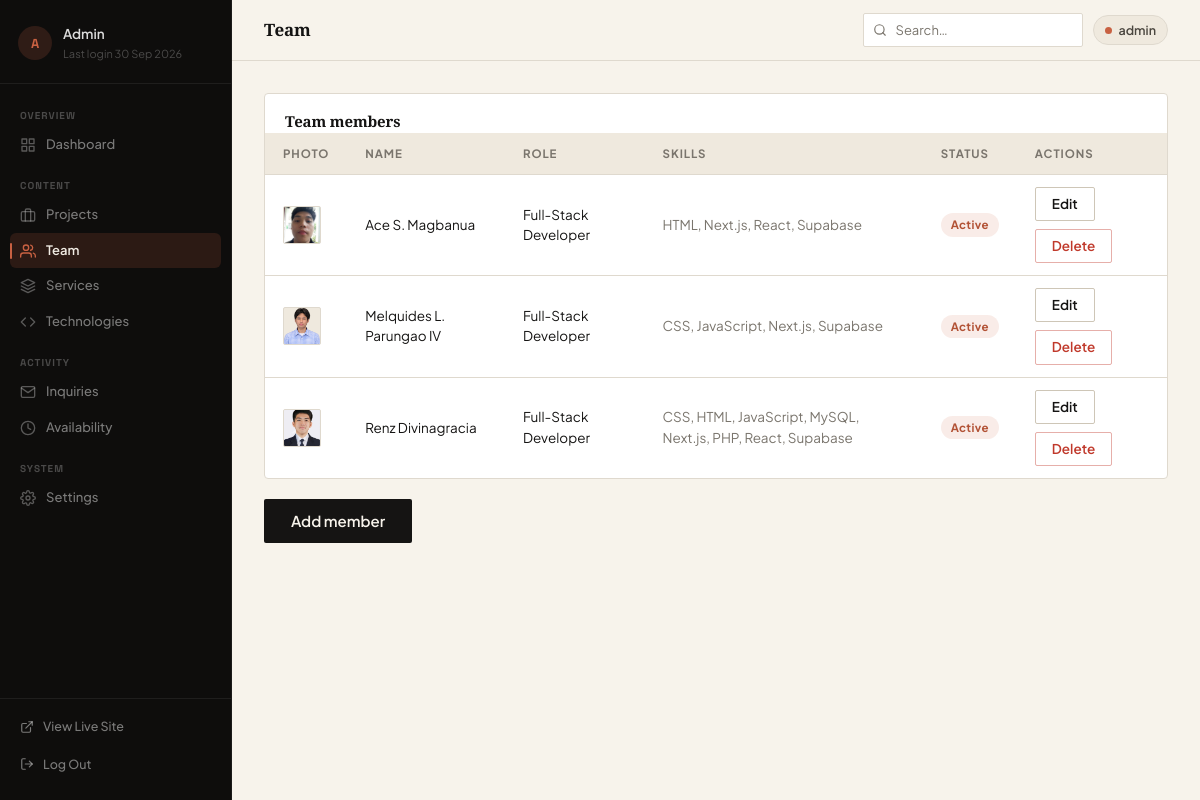
Page /admin?sub=team (signed in) on the committed database.
### tables this page shows
CREATE TABLE `team_members` (
  `member_id` int(10) UNSIGNED NOT NULL,
  `member_name` varchar(120) NOT NULL,
  `member_slug` varchar(140) NOT NULL,
  `member_role` varchar(120) NOT NULL DEFAULT '',
  `member_photo` varchar(255) NOT NULL DEFAULT '',
  `member_short_bio` varchar(500) NOT NULL DEFAULT '',
  `member_full_bio` text DEFAULT NULL,
  `member_github` varchar(255) NOT NULL DEFAULT '',
  `member_linkedin` varchar(255) NOT NULL DEFAULT '',
  `member_facebook` varchar(255) NOT NULL DEFAULT '',
  `member_instagram` varchar(255) NOT NULL DEFAULT '',
  `member_email` varchar(190) NOT NULL DEFAULT '',
  `member_skills` varchar(500) NOT NULL DEFAULT '',
  `member_status` tinyint(1) NOT NULL DEFAULT 1,
  `display_order` int(11) NOT NULL DEFAULT 0
);

### app/controllers/AdminController.php (called while the page is built, shortened)
<?php
require_once __DIR__ . "/../../config/Database.php";
require_once __DIR__ . "/../helpers.php";
require_once __DIR__ . "/../models/TeamMembers.php";
class AdminController {
    private $team;
    public function __construct() {
        $this->db = (new Database())->connect();
        $this->team = new TeamMembers($this->db);
    }
    public function manageTeam() {
        $members = $this->team->getAll();
        include __DIR__ . "/../views/admin/header.php";
        include __DIR__ . "/../views/admin/team.php";
        include __DIR__ . "/../views/admin/footer.php";
    }
}

### config/Database.php (called while the page is built, shortened)
<?php
require_once __DIR__ . '/../app/helpers.php';
class Database {
    private $host;
    private $user;
    private $pass;
    private $dbname;
    public $conn;
    public function __construct() {
        $env = self::loadEnv();
        $this->host = getenv('DB_HOST') ?: ($env['DB_HOST'] ?? 'localhost');
        $this->user = getenv('DB_USER') ?: ($env['DB_USER'] ?? 'root');
        $this->pass = getenv('DB_PASS') !== false ? getenv('DB_PASS') : ($env['DB_PASS'] ?? '');
        $this->dbname = getenv('DB_NAME') ?: ($env['DB_NAME'] ?? 'db_devs');
    }
    private static function loadEnv() {
        static $env = null;
        if ($env !== null) {
            return $env;
        }
        $env = [];
        $path = __DIR__ . '/.env';
        return $env;
    }
    public function connect() {
        try {
            $this->conn = new mysqli($this->host, $this->user, $this->pass, $this->dbname);
            $this->conn->set_charset('utf8mb4');
        } catch (mysqli_sql_exception $e) {
            http_response_code(500);
            die('Database connection failed. Check config/.env and that MySQL is running.');
        }
        return $this->conn;
    }
}

### app/models/TeamMembers.php (called while the page is built, shortened)
<?php
class TeamMembers {
    private $conn;
    private $table = "team_members";
    public function __construct($db) {
        $this->conn = $db;
    }
    public function getAll($status = null) {
        $query = "SELECT * FROM {$this->table}";
        if ($status !== null) {
            $query .= " WHERE member_status = ? ORDER BY display_order ASC";
            $stmt = $this->conn->prepare($query);
            $stmt->bind_param("i", $status);
        } else {
            $query .= " ORDER BY display_order ASC";
            $stmt = $this->conn->prepare($query);
        }
        $stmt->execute();
        return $stmt->get_result()->fetch_all(MYSQLI_ASSOC);
    }
}

### app/helpers.php (called while the page is built, shortened)
<?php
function e($value) {
    return htmlspecialchars((string)$value, ENT_QUOTES, 'UTF-8');
}

### app/views/admin/team.php (the view, shortened to what this page needs)
<div class="table-container">
    <div class="table-title">Team members</div>
    <table>
        <thead>
            <tr><th>Photo</th><th>Name</th><th>Role</th><th>Skills</th><th>Status</th><th>Actions</th></tr>
        </thead>
        <tbody>
            <?php if (empty($members)): ?>
                <tr><td colspan="6" class="cell-muted">No team members yet.</td></tr>
            <?php else: foreach ($members as $member): ?>
            <tr>
                <td>
                    <?php if ($member['member_photo']): ?>
                        <img class="avatar-thumb" src="<?php echo BASE_URL . e($member['member_photo']); ?>" alt="">
                    <?php else: ?>
                        <span class="avatar-thumb"><?php echo e(strtoupper(substr($member['member_name'], 0, 2))); ?></span>
                    <?php endif; ?>
                </td>
                <td><?php echo e($member['member_name']); ?></td>
                <td><?php echo e($member['member_role']); ?></td>
                <td class="cell-muted"><?php echo e($member['member_skills']); ?></td>
                <td><span class="status-badge <?php echo $member['member_status'] ? 'status-active' : 'status-inactive'; ?>"><?php echo $member['member_status'] ? 'Active' : 'Inactive'; ?></span></td>
                <td>
                    <div class="table-actions">
                        <a href="<?php echo BASE_URL; ?>/admin?sub=team&action=adminEditTeam&id=<?php echo (int)$member['member_id']; ?>" class="btn btn-sm btn-secondary">Edit</a>
                        <form method="POST" action="<?php echo BASE_URL; ?>/admin?action=adminDeleteTeam" onsubmit="return confirm('Delete this team member?');">
                            <button type="submit" class="btn btn-sm btn-danger">Delete</button>
                        </form>
                    </div>
                </td>
            </tr>
            <?php endforeach; endif; ?>
        </tbody>
    </table>
</div>
<div class="form-actions">
    <a href="<?php echo BASE_URL; ?>/admin?sub=team&action=adminAddTeam" class="btn btn-primary">Add member</a>
</div>

### public/css/style.css (style rules this page uses)
*, *::before, *::after { margin: 0; padding: 0; box-sizing: border-box; }
:root { --font-hero: 'Bebas Neue', 'Impact', sans-serif; --font-display: 'Playfair Display', Georgia, serif; --font-body: 'Plus Jakarta Sans', system-ui, -apple-system, sans-serif; --font-mono: 'Space Grotesk', ui-monospace, monospace; --font-signature: 'Caveat', cursive, serif; --bg-primary: #F7F3EB; --bg-secondary: #EFE9DE; --bg-card: #FFFFFF; --bg-input: #FFFFFF; --bg-sun: #C86142; --text-primary: #151413; --text-secondary: #4A463F; --text-muted: #7A756D; --text-light: #A39D92; --terracotta: #C86142; --terracotta-hover: #B25235; --terracotta-soft: rgba(200, 97, 66, 0.12); --terracotta-glow: rgba(200, 97, 66, 0.25); --accent: var(--terracotta); --accent-hover: var(--terracotta-hover); --accent-soft: var(--terracotta-soft); --border: #DFD9CE; --border-strong: #CEC6B7; --border-subtle: #EBE5DB; --shadow-sm: 0 1px 3px rgba(21, 20, 19, 0.05); --shadow-md: 0 12px 30px rgba(21, 20, 19, 0.07); --shadow-lg: 0 24px 60px rgba(21, 20, 19, 0.12); --nav-bg: rgba(247, 243, 235, 0.92); --btn-primary-bg: #151413; --btn-primary-text: #F7F3EB; --btn-primary-hover: #2D2A27; --code-bg: #161514; --status-limited: #b07d1c; --radius-sm: 2px; --radius-md: 4px; --radius-lg: 8px; --radius-pill: 9999px; --ease: cubic-bezier(0.16, 1, 0.3, 1); --container: 1240px; --container-wide: 1380px; }
html { scroll-behavior: smooth; -webkit-text-size-adjust: 100%; }
body { font-family: var(--font-body); background: var(--bg-primary); color: var(--text-primary); line-height: 1.65; font-size: 16px; -webkit-font-smoothing: antialiased; transition: background-color 0.35s var(--ease), color 0.35s var(--ease); }
img { max-width: 100%; display: block; }
a { color: var(--accent); text-decoration: none; transition: color 0.2s var(--ease); }
.btn { display: inline-flex; align-items: center; justify-content: center; gap: 8px; padding: 12px 26px; border: 1px solid transparent; border-radius: var(--radius-sm); cursor: pointer; font-family: var(--font-body); font-size: 15px; font-weight: 600; line-height: 1.2; text-decoration: none; text-align: center; transition: background-color 0.2s var(--ease), color 0.2s var(--ease), border-color 0.2s var(--ease), transform 0.2s var(--ease); }
.btn-primary { background: var(--btn-primary-bg); color: var(--btn-primary-text); }
.btn-secondary { background: transparent; color: var(--text-primary); border-color: var(--border-strong); }
.btn-sm { padding: 8px 16px; font-size: 13.5px; }
.btn-danger { background: transparent; color: #c0392b; border-color: rgba(192, 57, 43, 0.4); }
html, body { overflow-x: clip; max-width: 100%; }

### rows in the picture
team_members: member_photo (picture), member_name "Ace S. Magbanua", member_role "Full-Stack Developer", member_skills "HTML, Next.js, React, Supabase", member_status "Active"
team_members: member_photo (picture), member_name "Melquides L. Parungao IV", member_role "Full-Stack Developer", member_skills "CSS, JavaScript, Next.js, Supabase", member_status "Active"
team_members: member_photo (picture), member_name "Renz Divinagracia", member_role "Full-Stack Developer", member_skills "CSS, HTML, JavaScript, MySQL, Next.js, PHP, React, Supabase", member_status "Active"

### other values in the picture
substr($adminUsername, 0, 1) "A"
$adminUsername "Admin"
$groupLabel "OVERVIEW"
$item['label'] "Dashboard"
$groupLabel "CONTENT"
$item['label'] "Projects"
$item['label'] "Team"
$item['label'] "Services"
$item['label'] "Technologies"
$groupLabel "ACTIVITY"
$item['label'] "Inquiries"
$item['label'] "Availability"
$groupLabel "SYSTEM"
$item['label'] "Settings"
$pageTitle "Team"
